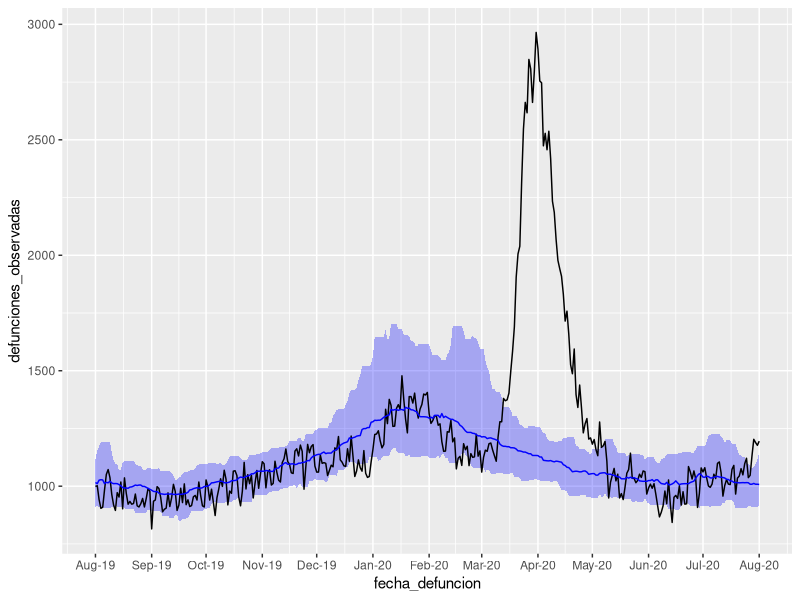
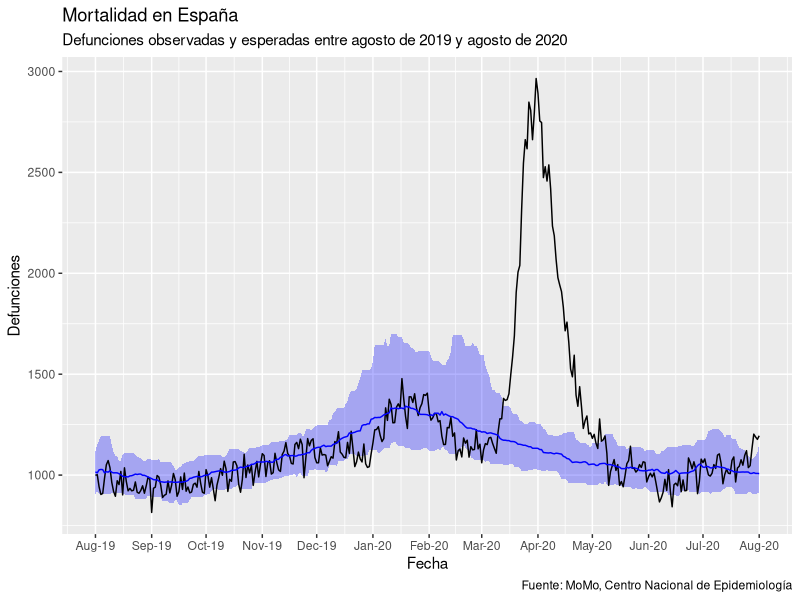
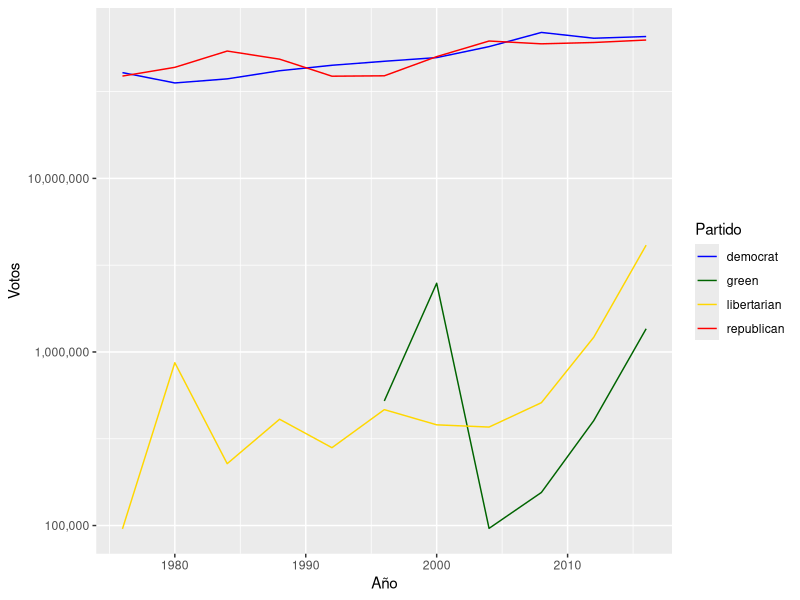
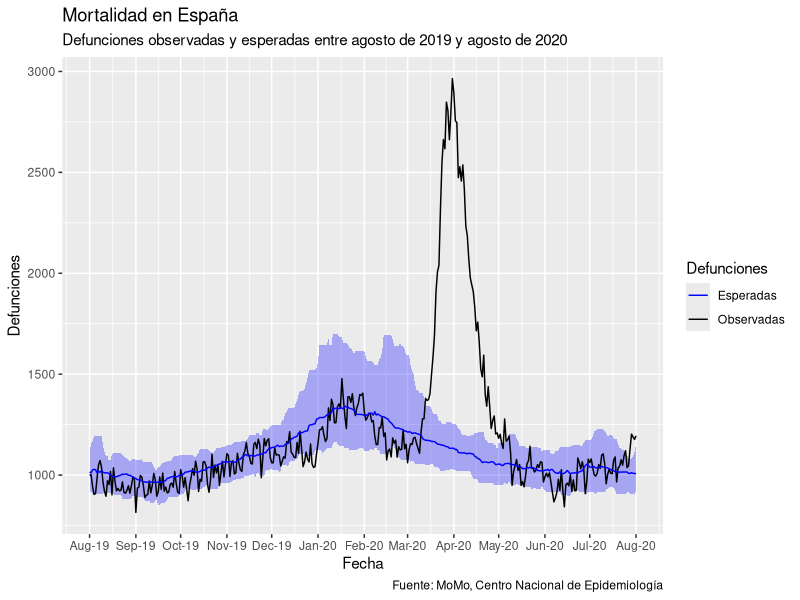
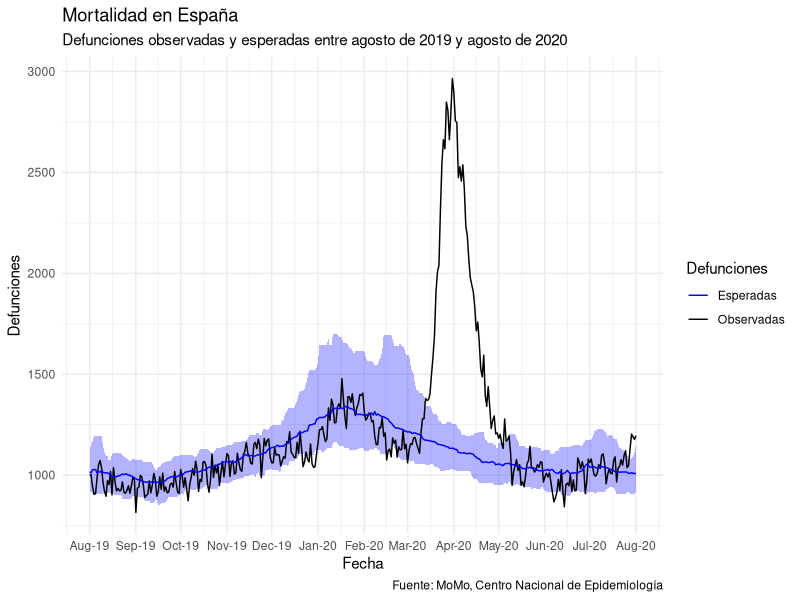
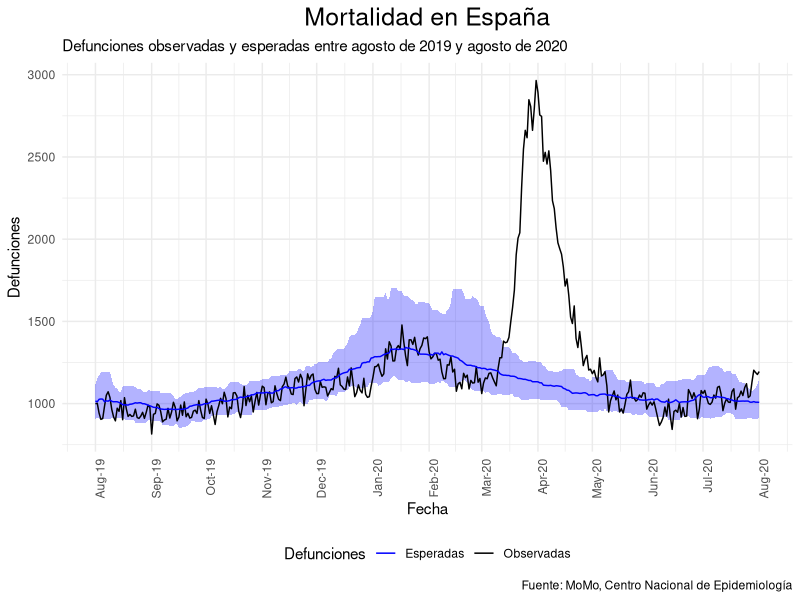
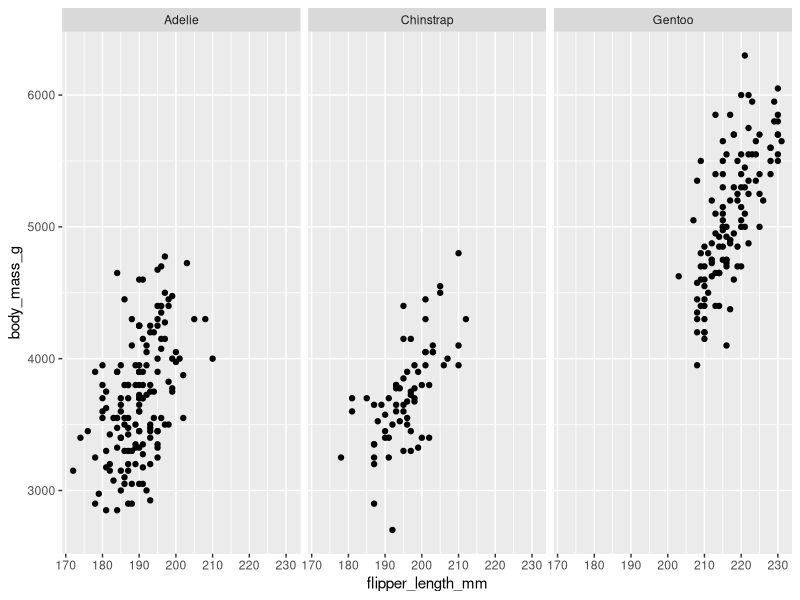
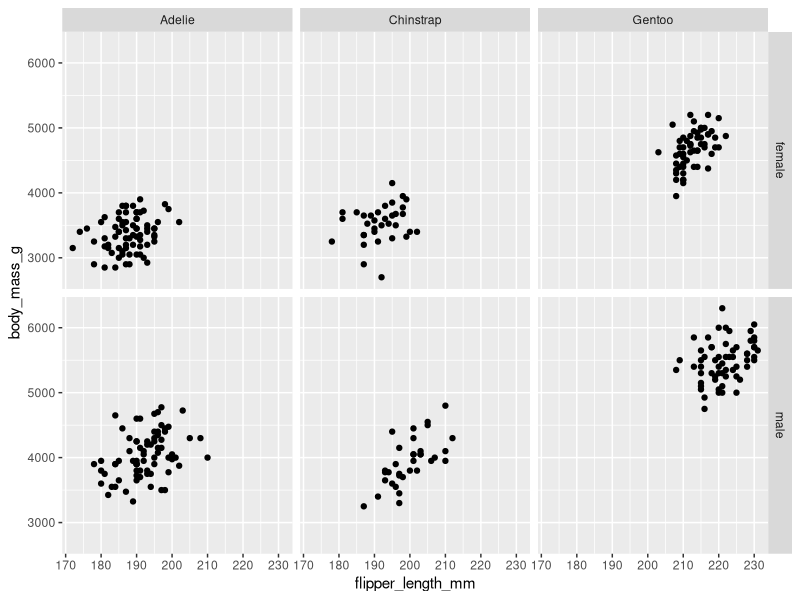

R code for these plots, in order: (Note: this script raises an error after producing the figures.)
## ---- chunk 1
library(ggplot2)
library(dplyr)

# Lectura de los datos
defunciones <- read.csv("dat/defunciones_espana.csv")

# Conversión de la fecha de tipo character a Date
defunciones <- defunciones %>%
  mutate(fecha_defuncion = as.Date(fecha_defuncion))

# Pintamos la mortalidad observada y esperada
ggplot(defunciones, aes(x = fecha_defuncion)) +
  geom_ribbon(aes(ymin = defunciones_esperadas_q01, ymax = defunciones_esperadas_q99),
              fill = "blue", alpha = 0.3) +
  geom_line(aes(y = defunciones_observadas), color = "black") +
  geom_line(aes(y = defunciones_esperadas), color = "blue") +
  scale_x_date(date_breaks = "1 month", date_labels = "%b-%y")
## ---- chunk 2
ggplot(defunciones, aes(x = fecha_defuncion)) +
  geom_ribbon(aes(ymin = defunciones_esperadas_q01, ymax = defunciones_esperadas_q99),
              fill = "blue", alpha = 0.3) +
  geom_line(aes(y = defunciones_observadas), color = "black") +
  geom_line(aes(y = defunciones_esperadas), color = "blue") +
  scale_x_date(date_breaks = "1 month", date_labels = "%b-%y") +
  labs(title    = "Mortalidad en España",
       subtitle = "Defunciones observadas y esperadas entre agosto de 2019 y agosto de 2020",
       caption  = "Fuente: MoMo, Centro Nacional de Epidemiología",
       x        = "Fecha",
       y        = "Defunciones"
  )
## ---- chunk 3
# Lectura de los datos del CSV
usa_president <- read.csv("dat/usa_president.csv")

# Filtro por los partidos de mi interés y agrupo por partido y año
usa_president_by_year <- usa_president %>%
  filter(party %in% c("democrat", "republican", "libertarian", "green"),
         writein == FALSE) %>%
  group_by(year, party) %>%
  summarise(candidatevotes = sum(candidatevotes))

# Definición de mi paleta personalizada de colores por partido
parties_palette <- c("democrat" = "blue", "republican" = "red", "libertarian" = "gold", "green" = "darkgreen")

# Gráfico de evolución en número de votos por partido y año
ggplot(usa_president_by_year, aes(x = year, y = candidatevotes, color = party)) +
  geom_line() +
  scale_y_log10(labels = scales::comma) +
  scale_color_manual(values = parties_palette) +
  labs(
    x     = "Año",
    y     = "Votos",
    color = "Partido"
  )
## ---- chunk 4
# Paleta
mortality_palette <- c("Observadas" = "black", "Esperadas" = "blue")

# Guardo el gráfico en la variable p para no repetir este código continuamente
p <- ggplot(defunciones, aes(x = fecha_defuncion)) +
  geom_ribbon(aes(ymin = defunciones_esperadas_q01, ymax = defunciones_esperadas_q99),
              fill = "blue", alpha = 0.3) +
  geom_line(aes(y = defunciones_observadas, color = "Observadas")) +
  geom_line(aes(y = defunciones_esperadas, color = "Esperadas")) +
  scale_x_date(date_breaks = "1 month", date_labels = "%b-%y") +
  scale_color_manual(values = mortality_palette) +
  labs(title    = "Mortalidad en España",
       subtitle = "Defunciones observadas y esperadas entre agosto de 2019 y agosto de 2020",
       caption  = "Fuente: MoMo, Centro Nacional de Epidemiología",
       x        = "Fecha",
       y        = "Defunciones",
       color    = "Defunciones"
  )

p
## ---- chunk 5
p + theme_minimal()
## ---- chunk 6
p +
  theme_minimal() +
  theme(legend.position = "bottom",
        axis.text.x = element_text(angle = 90, hjust = 1),
        plot.title = element_text(size = 18, hjust = 0.5))
## ---- chunk 7
library(palmerpenguins)

ggplot(penguins, aes(x = flipper_length_mm, y = body_mass_g)) + 
  geom_point() +
  facet_wrap(~ species)
## ---- chunk 8
# Quito las filas con el sexo nulo
tmp <- penguins %>%
  filter(!is.na(sex))

# Creo el facet por sexo y especie
ggplot(tmp, aes(x = flipper_length_mm, y = body_mass_g)) + 
  geom_point() +
  facet_grid(sex ~ species)
## ---- chunk 9
italy <- map_data("italy")
head(italy)
## ---- chunk 10
ggplot(italy, aes(x = long, y = lat, group = group)) +
  geom_polygon(fill = "white", color = "black") +
  coord_quickmap()
## ---- chunk 11
library(sf)

# Leo los polígonos de un geojson que contiene las provincias españolas simplificadas
provincias <- read_sf("dat/spain_provinces.geojson")
head(provincias)
## ---- chunk 12
ggplot(provincias) +
  geom_sf()
## ---- chunk 13
ggplot(provincias) +
  geom_sf() +
  geom_sf_label(aes(label = nombre))
## ---- chunk 14
# La información de las elecciones la tenemos en:
# - elecciones_2019_provincias.csv con la información a nivel de provincia (población, censo, votos válidos, ...)
# - elecciones_2019_votos.csv con el número de votos por provincia y partido
# Para calcular la participación, solo necesitamos el primer dataset
elecciones <- read.csv("dat/elecciones_2019_provincias.csv")
head(elecciones)
## ---- chunk 15
# Calculamos el ratio de participación
participacion <- elecciones %>%
  mutate(ratio_participacion = round((votos_validos + votos_nulos) / censo_electoral, 3)) %>%
  select(provincia_cod_ine, ratio_participacion)

head(participacion)
## ---- chunk 16
# Añadimos al mapa esta información
tmp <- provincias %>%
  inner_join(participacion, by = c("codigo" = "provincia_cod_ine"))

# Representamos la participación coloreando cada provincia
# Invertimos la escala con trans = "reverse" para que las intensidades
# mayores correspondan a niveles más altos de participación
ggplot(tmp) +
  geom_sf(aes(fill = ratio_participacion)) +
  scale_fill_continuous(trans = "reverse")
